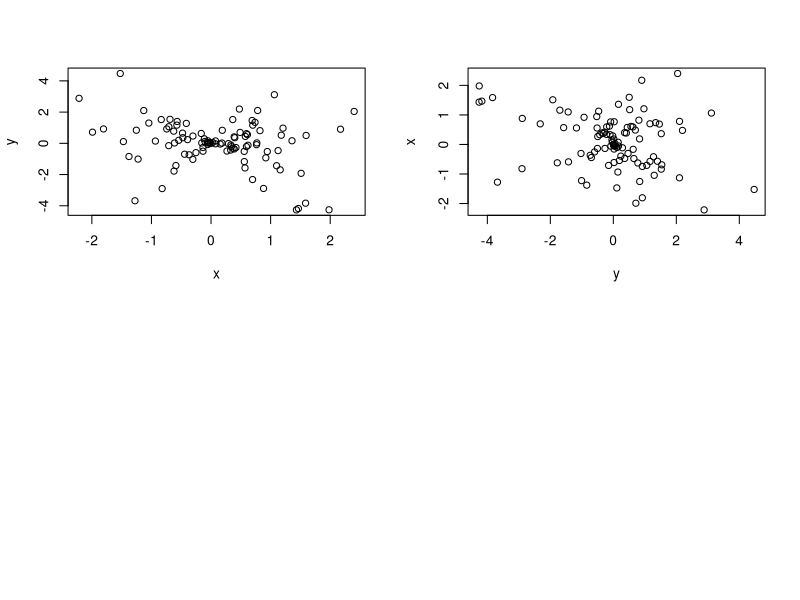

The R source for this figure:
rm(list=ls())

set.seed(1)
n = 100
x = rnorm(n)
y = 2*x*rnorm(n)

# Regress y onto x without an intercept (+0)
lm.fit = lm(y~x+0)

# coefficient estimate: -0.4508, Std. error: 0.1573, t-statistic value: -2.866, p-value: 0.00508
# With these values H0: Beta = 0 can be rejected

# Regress x onto y without an intercept (+0)
lm.fit_x_onto_y = lm(x~y+0)

# coefficient estimate: -0.1699, Std. error: 0.0593, t-statistic value: -2.866, p-value: 0.00508
# Coefficient seems to have a lower value but standard error has the same relative change giving again a very low p-value,
# so we can reject the null hypothesis

# The relationship between the models is that they both are determined by each other

par(mfrow = c(2,2))
plot(x, y)
plot(y, x)

# The t-statistic when not using an intercept
sum = (sqrt(n - 1) * sum(x*y)) / sqrt(sum(x*x) * sum(y*y) - sum(x*y) ^ 2)

# From the equation it doesn't matter which argument comes first so regressing y onto x is the same as regressing x onto y

# Grabbing the t-statistic from the lm function that has an intercept
t_statistic_lm = summary(lm.fit)[["coefficients"]][, "t value"]

# Make sure they are equal (disregarding floating-point errors)
stopifnot(all.equal(t_statistic_lm, sum))

